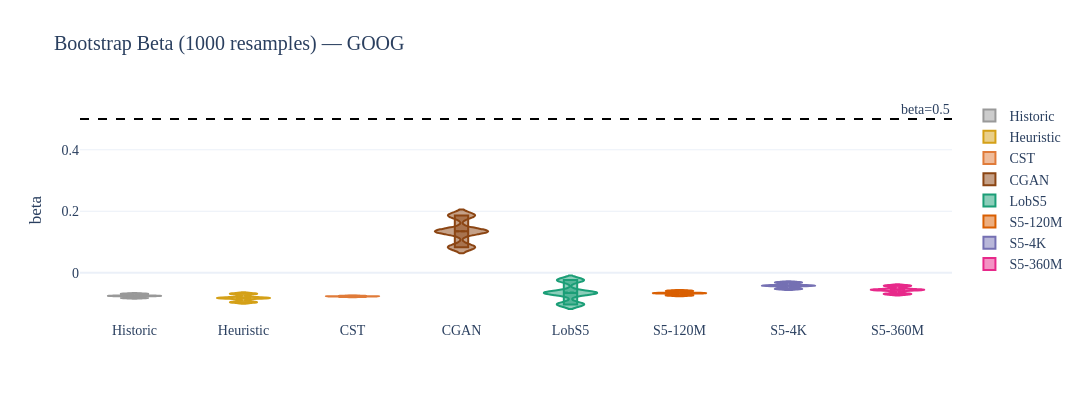

Notebook source saved alongside this figure:
### Code cell
# ── Bootstrap Beta Distributions ──────────────────────────────────
fig = go.Figure()
for label, rd in R_impact.items():
    pc = extract_point_cloud(rd['data'], rd['grid'])
    boots = bootstrap_beta(pc)
    if len(boots) == 0: continue
    meta = MODEL_META.get(label, {})
    fig.add_trace(go.Violin(y=boots, name=label, box_visible=True,
        line_color=meta.get('color', '#888'), meanline_visible=True))
fig.add_hline(y=0.5, line_dash='dash', line_color='black', annotation_text='beta=0.5')
fig.update_layout(title=f'Bootstrap Beta (1000 resamples) — {STOCK}',
    template=TEMPLATE, font=FONT, width=FULL_W, height=FIG_H, yaxis_title='beta')
fig.show()
save_fig(fig, 'bootstrap_beta_8m')

### Figure 1 — Plotly figure (JSON) as saved in the notebook; plotly's stock layout.template omitted (floating-point values rounded to 4 significant figures; data arrays with more than 128 entries replaced by an {"elided": "..."} marker saying what was removed)
{"data": [{"box": {"visible": true}, "line": {"color": "#999999"}, "meanline": {"visible": true}, "name": "Historic", "type": "violin", "y": {"elided": "1000 float values"}}, {"box": {"visible": true}, "line": {"color": "#D4A017"}, "meanline": {"visible": true}, "name": "Heuristic", "type": "violin", "y": {"elided": "1000 float values"}}, {"box": {"visible": true}, "line": {"color": "#E07B39"}, "meanline": {"visible": true}, "name": "CST", "type": "violin", "y": {"elided": "1000 float values"}}, {"box": {"visible": true}, "line": {"color": "#8B4513"}, "meanline": {"visible": true}, "name": "CGAN", "type": "violin", "y": {"elided": "1000 float values"}}, {"box": {"visible": true}, "line": {"color": "#1B9E77"}, "meanline": {"visible": true}, "name": "LobS5", "type": "violin", "y": {"elided": "1000 float values"}}, {"box": {"visible": true}, "line": {"color": "#D95F02"}, "meanline": {"visible": true}, "name": "S5-120M", "type": "violin", "y": {"elided": "1000 float values"}}, {"box": {"visible": true}, "line": {"color": "#7570B3"}, "meanline": {"visible": true}, "name": "S5-4K", "type": "violin", "y": {"elided": "1000 float values"}}, {"box": {"visible": true}, "line": {"color": "#E7298A"}, "meanline": {"visible": true}, "name": "S5-360M", "type": "violin", "y": {"elided": "1000 float values"}}], "layout": {"annotations": [{"showarrow": false, "text": "beta=0.5", "x": 1, "xanchor": "right", "xref": "x domain", "y": 0.5, "yanchor": "bottom", "yref": "y"}], "font": {"family": "Times New Roman, serif", "size": 14}, "height": 400, "shapes": [{"line": {"color": "black", "dash": "dash"}, "type": "line", "x0": 0, "x1": 1, "xref": "x domain", "y0": 0.5, "y1": 0.5, "yref": "y"}], "title": {"text": "Bootstrap Beta (1000 resamples) — GOOG"}, "width": 1080, "yaxis": {"title": {"text": "beta"}}}}
